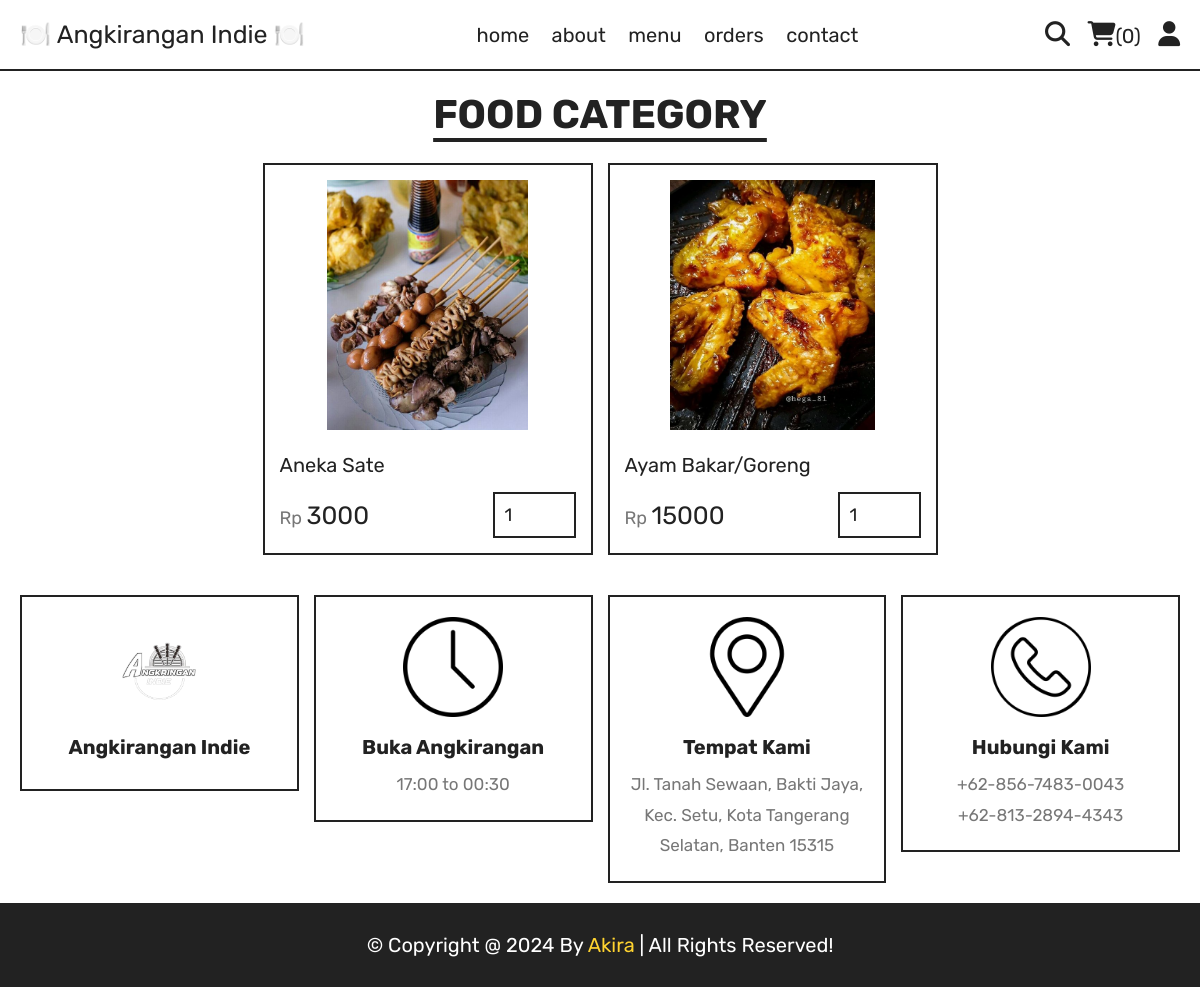
/category.php?category=fast food, run on the app's committed database.
### tables this page shows
CREATE TABLE `products` (
  `id` int(100) NOT NULL,
  `name` varchar(100) NOT NULL,
  `category` varchar(100) NOT NULL,
  `price` int(10) NOT NULL,
  `image` varchar(100) NOT NULL
);

### category.php (the view, shortened to what this page needs)
<?php
include 'components/connect.php';
?>
<!DOCTYPE html>
<html lang="en">
<head>
   <link rel="stylesheet" href="https://cdnjs.cloudflare.com/ajax/libs/font-awesome/6.1.1/css/all.min.css">
   <link rel="stylesheet" href="css/style.css">
</head>
<body>
   <?php include 'components/user_header.php'; ?>
   <section class="products">
      <h1 class="title">food category</h1>
      <div class="box-container">
         <?php
         $category = $_GET['category'];
         $select_products = $conn->prepare("SELECT * FROM `products` WHERE category = ?");
         $select_products->execute([$category]);
         if ($select_products->rowCount() > 0) {
            while ($fetch_products = $select_products->fetch(PDO::FETCH_ASSOC)) {
         ?>
               <form action="" method="post" class="box">
                  <img src="uploaded_img/<?= $fetch_products['image']; ?>" alt="">
                  <div class="name"><?= $fetch_products['name']; ?></div>
                  <div class="flex">
                     <div class="price"><span>Rp </span><?= $fetch_products['price']; ?></div>
                     <input type="number" name="qty" class="qty" min="1" max="99" value="1" maxlength="2">
                  </div>
               </form>
         <?php
            }
         } else {
            echo '<p class="empty">no products added yet!</p>';
         }
         ?>
      </div>
   </section>
   <?php include 'components/footer.php'; ?>
</body>
</html>

### css/style.css (style rules this page uses)
:root { --yellow: #fed330; --red: #e74c3c; --white: #fff; --black: #222; --light-color: #777; --border: 0.2rem solid var(--black); }
* { font-family: "Rubik", sans-serif; margin: 0; padding: 0; box-sizing: border-box; outline: none; border: none; text-decoration: none; }
html { font-size: 62.5%; overflow-x: hidden; scroll-behavior: smooth; stop-opacity: 7rem; }
section { margin: 0 auto; max-width: 1200px; padding: 2rem; }
.title { text-align: center; margin-bottom: 2.5rem; font-size: 4rem; color: var(--black); text-transform: uppercase; text-decoration: underline; text-underline-offset: 1rem; }
.products .box-container { display: grid; grid-template-columns: repeat(auto-fit, 33rem); justify-content: center; align-items: flex-start; gap: 1.5rem; }
.products .box-container .box { border: var(--border); padding: 1.5rem; position: relative; overflow: hidden; }
.products .box-container .box img { height: 25rem; width: 100%; object-fit: contain; margin-bottom: 1rem; }
.products .box-container .box .name { font-size: 2rem; color: var(--black); margin: 1rem 0; }
.products .box-container .box .flex { display: flex; align-items: center; gap: 1rem; margin-top: 1.5rem; }
.products .box-container .box .flex .price { margin-right: auto; font-size: 2.5rem; color: var(--black); }
.products .box-container .box .flex .price span { color: var(--light-color); font-size: 1.8rem; }
.products .box-container .box .flex .qty { padding: 1rem; border: var(--border); font-size: 1.8rem; color: var(--black); }

### data on the page
products: image (picture), name "Aneka Sate", price "3000"
products: image (picture), name "Ayam Bakar/Goreng", price "15000"

### other printed values
$total_cart_items "0"
